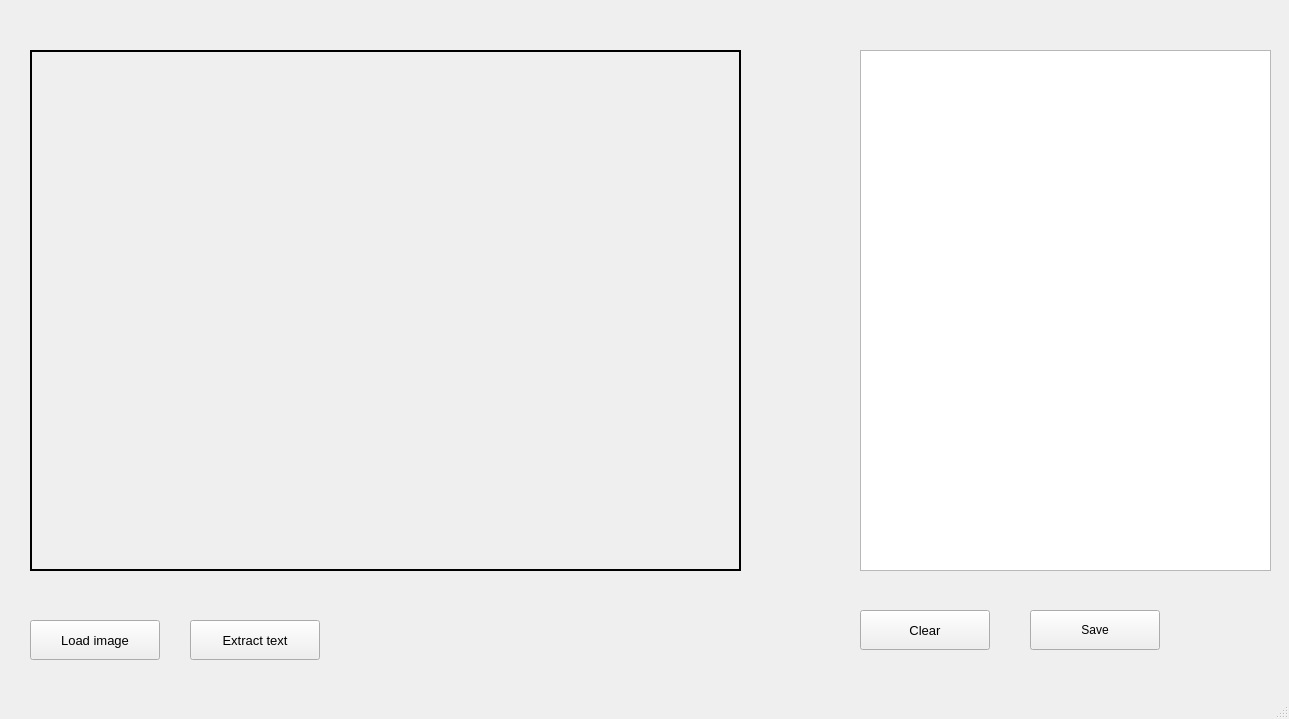
<?xml version="1.0" encoding="UTF-8"?>
<ui version="4.0">
 <class>MainWindow</class>
 <widget class="QMainWindow" name="MainWindow">
  <property name="geometry">
   <rect>
    <x>0</x>
    <y>0</y>
    <width>1289</width>
    <height>719</height>
   </rect>
  </property>
  <property name="windowTitle">
   <string>MainWindow</string>
  </property>
  <widget class="QWidget" name="centralwidget">
   <widget class="QPushButton" name="buttonGetImage">
    <property name="geometry">
     <rect>
      <x>30</x>
      <y>620</y>
      <width>130</width>
      <height>40</height>
     </rect>
    </property>
    <property name="font">
     <font>
      <pointsize>10</pointsize>
     </font>
    </property>
    <property name="text">
     <string>Load image</string>
    </property>
   </widget>
   <widget class="QLabel" name="labelImage">
    <property name="geometry">
     <rect>
      <x>30</x>
      <y>50</y>
      <width>711</width>
      <height>521</height>
     </rect>
    </property>
    <property name="frameShape">
     <enum>QFrame::WinPanel</enum>
    </property>
    <property name="text">
     <string/>
    </property>
   </widget>
   <widget class="QTextBrowser" name="textBrowser">
    <property name="geometry">
     <rect>
      <x>860</x>
      <y>50</y>
      <width>411</width>
      <height>521</height>
     </rect>
    </property>
   </widget>
   <widget class="QPushButton" name="buttonExtractText">
    <property name="geometry">
     <rect>
      <x>190</x>
      <y>620</y>
      <width>130</width>
      <height>40</height>
     </rect>
    </property>
    <property name="font">
     <font>
      <pointsize>10</pointsize>
     </font>
    </property>
    <property name="text">
     <string>Extract text</string>
    </property>
   </widget>
   <widget class="QPushButton" name="butttonClear">
    <property name="geometry">
     <rect>
      <x>860</x>
      <y>610</y>
      <width>130</width>
      <height>40</height>
     </rect>
    </property>
    <property name="font">
     <font>
      <pointsize>10</pointsize>
     </font>
    </property>
    <property name="text">
     <string>Clear</string>
    </property>
   </widget>
   <widget class="QPushButton" name="buttonSave">
    <property name="geometry">
     <rect>
      <x>1030</x>
      <y>610</y>
      <width>130</width>
      <height>40</height>
     </rect>
    </property>
    <property name="text">
     <string>Save</string>
    </property>
   </widget>
  </widget>
  <widget class="QMenuBar" name="menubar">
   <property name="geometry">
    <rect>
     <x>0</x>
     <y>0</y>
     <width>1289</width>
     <height>21</height>
    </rect>
   </property>
  </widget>
  <widget class="QStatusBar" name="statusbar"/>
 </widget>
 <resources/>
 <connections/>
</ui>
